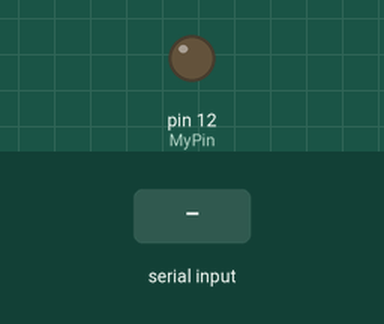
This sketch was run on a simulated Arduino Uno, built with avr-gcc and run on an emulated ATmega328P. Shown: output pins drawn as LEDs (lit = HIGH). The test bench sets the inputs (shaded band).

Above: at 1.2 s.
1.3 s: "90,45\n" received over Serial
At 3.2 s:
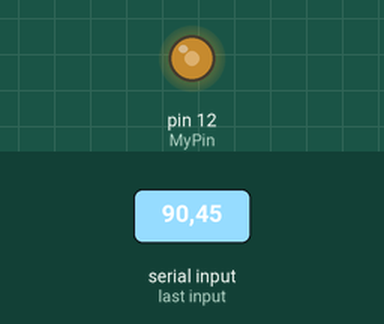
3.8 s: "30,150\n" received over Serial
At 4.6 s:
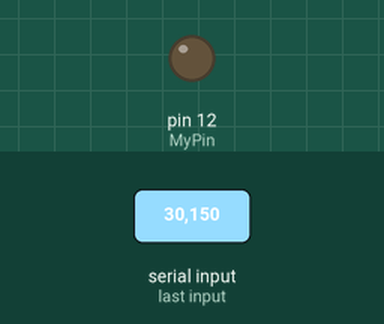
Timing chart, 0 to 6.8 s (numbered marks = the images above; inputs shaded):
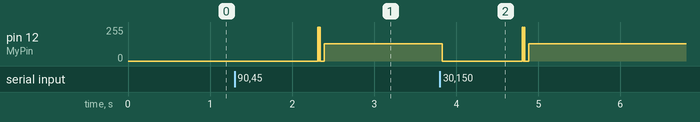

Measured:
- after the input at 1.3 s, pin 12 (MyPin): 0/255 → 128/255 after 1.0 s
- after the input at 3.8 s, pin 12 (MyPin): 128/255 → 0/255 at once, → 128/255 0.97 s later

The sketch:

TogglePinSerial.ino
```cpp
int pinState = 0;
String MyString = "0";
int MyPin = 12;
int MyDelay = 9939;

void setup() {
  // put your setup code here, to run once:
  pinMode(MyPin, OUTPUT);
  Serial.begin(9600);
}

void loop() {
  // put your main code here, to run repeatedly:
  if (Serial.available() > 0)
  {
    MyString = Serial.readString();
    pinState = MyString.toInt();
  }
  digitalWrite(MyPin,pinState);
  delayMicroseconds(MyDelay);
  digitalWrite(MyPin,LOW);
  delayMicroseconds(MyDelay);
}
```
